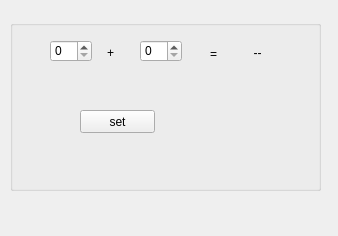
<?xml version="1.0" encoding="UTF-8"?>
<ui version="4.0">
 <class>MainWindow</class>
 <widget class="QMainWindow" name="MainWindow">
  <property name="geometry">
   <rect>
    <x>0</x>
    <y>0</y>
    <width>338</width>
    <height>236</height>
   </rect>
  </property>
  <property name="windowTitle">
   <string>MainWindow</string>
  </property>
  <widget class="QWidget" name="centralwidget">
   <widget class="QGroupBox" name="groupBox">
    <property name="geometry">
     <rect>
      <x>10</x>
      <y>20</y>
      <width>311</width>
      <height>171</height>
     </rect>
    </property>
    <property name="title">
     <string/>
    </property>
    <widget class="QSpinBox" name="spbNum1">
     <property name="geometry">
      <rect>
       <x>40</x>
       <y>20</y>
       <width>42</width>
       <height>22</height>
      </rect>
     </property>
     <property name="font">
      <font>
       <family>Tahoma</family>
      </font>
     </property>
     <property name="locale">
      <locale language="English" country="UnitedStates"/>
     </property>
    </widget>
    <widget class="QSpinBox" name="spbNum2">
     <property name="geometry">
      <rect>
       <x>130</x>
       <y>20</y>
       <width>42</width>
       <height>22</height>
      </rect>
     </property>
     <property name="locale">
      <locale language="English" country="UnitedStates"/>
     </property>
    </widget>
    <widget class="QPushButton" name="pbtSET">
     <property name="geometry">
      <rect>
       <x>70</x>
       <y>90</y>
       <width>75</width>
       <height>23</height>
      </rect>
     </property>
     <property name="text">
      <string>set</string>
     </property>
    </widget>
    <widget class="QLabel" name="label">
     <property name="geometry">
      <rect>
       <x>97</x>
       <y>25</y>
       <width>21</width>
       <height>16</height>
      </rect>
     </property>
     <property name="text">
      <string>+</string>
     </property>
    </widget>
    <widget class="QLabel" name="label_2">
     <property name="geometry">
      <rect>
       <x>200</x>
       <y>24</y>
       <width>21</width>
       <height>20</height>
      </rect>
     </property>
     <property name="text">
      <string>=</string>
     </property>
    </widget>
    <widget class="QLabel" name="lblSum">
     <property name="geometry">
      <rect>
       <x>224</x>
       <y>23</y>
       <width>47</width>
       <height>20</height>
      </rect>
     </property>
     <property name="locale">
      <locale language="English" country="UnitedStates"/>
     </property>
     <property name="text">
      <string>--</string>
     </property>
     <property name="alignment">
      <set>Qt::AlignCenter</set>
     </property>
    </widget>
   </widget>
  </widget>
  <widget class="QMenuBar" name="menubar">
   <property name="geometry">
    <rect>
     <x>0</x>
     <y>0</y>
     <width>338</width>
     <height>22</height>
    </rect>
   </property>
  </widget>
 </widget>
 <resources/>
 <connections/>
</ui>
